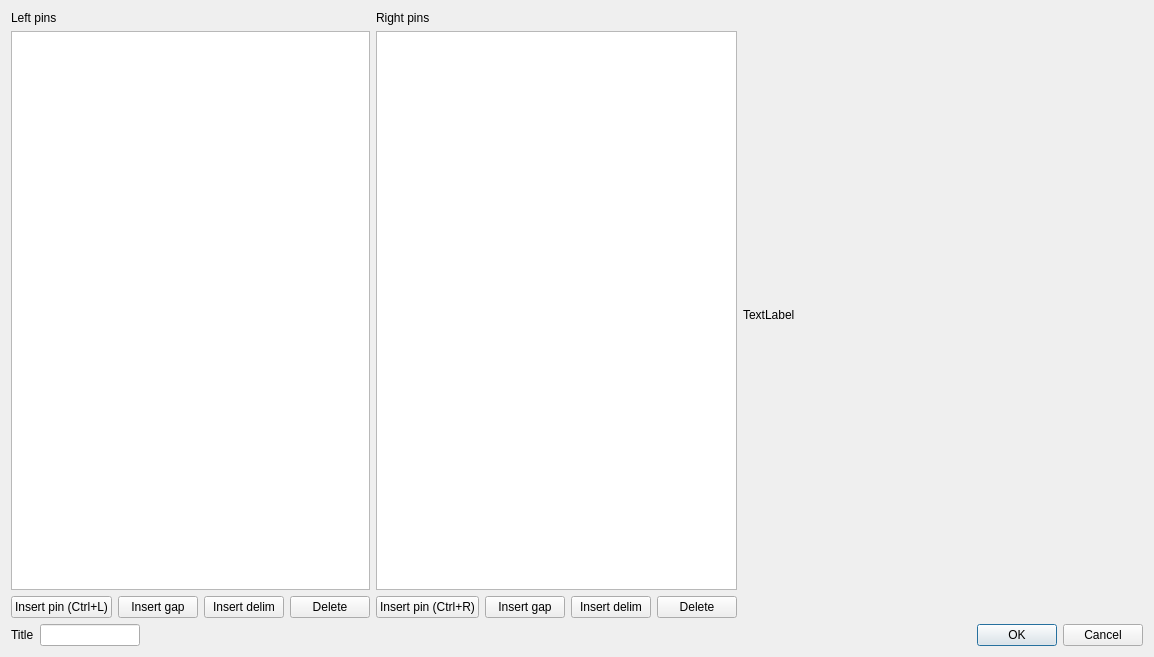
<?xml version="1.0" encoding="UTF-8"?>
<ui version="4.0">
 <class>SdDMasterSymbolIc</class>
 <widget class="QDialog" name="SdDMasterSymbolIc">
  <property name="geometry">
   <rect>
    <x>0</x>
    <y>0</y>
    <width>1116</width>
    <height>657</height>
   </rect>
  </property>
  <property name="windowTitle">
   <string>Integrated circuit symbol master</string>
  </property>
  <layout class="QVBoxLayout" name="verticalLayout_3">
   <item>
    <layout class="QHBoxLayout" name="horizontalLayout_3">
     <item>
      <layout class="QVBoxLayout" name="verticalLayout">
       <item>
        <widget class="QLabel" name="label">
         <property name="text">
          <string>Left pins</string>
         </property>
        </widget>
       </item>
       <item>
        <widget class="QTableWidget" name="mLeftTable">
         <property name="toolTip">
          <string>Left side pins list</string>
         </property>
        </widget>
       </item>
       <item>
        <layout class="QHBoxLayout" name="horizontalLayout">
         <item>
          <widget class="QPushButton" name="mLeftInsPin">
           <property name="text">
            <string>Insert pin (Ctrl+L)</string>
           </property>
          </widget>
         </item>
         <item>
          <widget class="QPushButton" name="mLeftInsGap">
           <property name="text">
            <string>Insert gap</string>
           </property>
          </widget>
         </item>
         <item>
          <widget class="QPushButton" name="mLeftInsDelim">
           <property name="text">
            <string>Insert delim</string>
           </property>
          </widget>
         </item>
         <item>
          <widget class="QPushButton" name="mLeftDelete">
           <property name="text">
            <string>Delete</string>
           </property>
          </widget>
         </item>
        </layout>
       </item>
      </layout>
     </item>
     <item>
      <layout class="QVBoxLayout" name="verticalLayout_2">
       <item>
        <widget class="QLabel" name="label_2">
         <property name="text">
          <string>Right pins</string>
         </property>
        </widget>
       </item>
       <item>
        <widget class="QTableWidget" name="mRightTable">
         <property name="toolTip">
          <string>Right side pins list</string>
         </property>
        </widget>
       </item>
       <item>
        <layout class="QHBoxLayout" name="horizontalLayout_2">
         <item>
          <widget class="QPushButton" name="mRightInsPin">
           <property name="text">
            <string>Insert pin (Ctrl+R)</string>
           </property>
          </widget>
         </item>
         <item>
          <widget class="QPushButton" name="mRightInsGap">
           <property name="text">
            <string>Insert gap</string>
           </property>
          </widget>
         </item>
         <item>
          <widget class="QPushButton" name="mRightInsDelim">
           <property name="text">
            <string>Insert delim</string>
           </property>
          </widget>
         </item>
         <item>
          <widget class="QPushButton" name="mRightDelete">
           <property name="text">
            <string>Delete</string>
           </property>
          </widget>
         </item>
        </layout>
       </item>
      </layout>
     </item>
     <item>
      <widget class="QLabel" name="mPreview">
       <property name="minimumSize">
        <size>
         <width>400</width>
         <height>600</height>
        </size>
       </property>
       <property name="toolTip">
        <string>Builded symbol preview</string>
       </property>
       <property name="text">
        <string>TextLabel</string>
       </property>
      </widget>
     </item>
    </layout>
   </item>
   <item>
    <layout class="QHBoxLayout" name="horizontalLayout_4">
     <item>
      <widget class="QLabel" name="label_4">
       <property name="text">
        <string>Title</string>
       </property>
      </widget>
     </item>
     <item>
      <widget class="QLineEdit" name="mTitle">
       <property name="maximumSize">
        <size>
         <width>100</width>
         <height>16777215</height>
        </size>
       </property>
      </widget>
     </item>
     <item>
      <widget class="QDialogButtonBox" name="buttonBox">
       <property name="orientation">
        <enum>Qt::Horizontal</enum>
       </property>
       <property name="standardButtons">
        <set>QDialogButtonBox::Cancel|QDialogButtonBox::Ok</set>
       </property>
      </widget>
     </item>
    </layout>
   </item>
  </layout>
 </widget>
 <resources/>
 <connections>
  <connection>
   <sender>buttonBox</sender>
   <signal>accepted()</signal>
   <receiver>SdDMasterSymbolIc</receiver>
   <slot>accept()</slot>
   <hints>
    <hint type="sourcelabel">
     <x>248</x>
     <y>254</y>
    </hint>
    <hint type="destinationlabel">
     <x>157</x>
     <y>274</y>
    </hint>
   </hints>
  </connection>
  <connection>
   <sender>buttonBox</sender>
   <signal>rejected()</signal>
   <receiver>SdDMasterSymbolIc</receiver>
   <slot>reject()</slot>
   <hints>
    <hint type="sourcelabel">
     <x>316</x>
     <y>260</y>
    </hint>
    <hint type="destinationlabel">
     <x>286</x>
     <y>274</y>
    </hint>
   </hints>
  </connection>
 </connections>
</ui>
